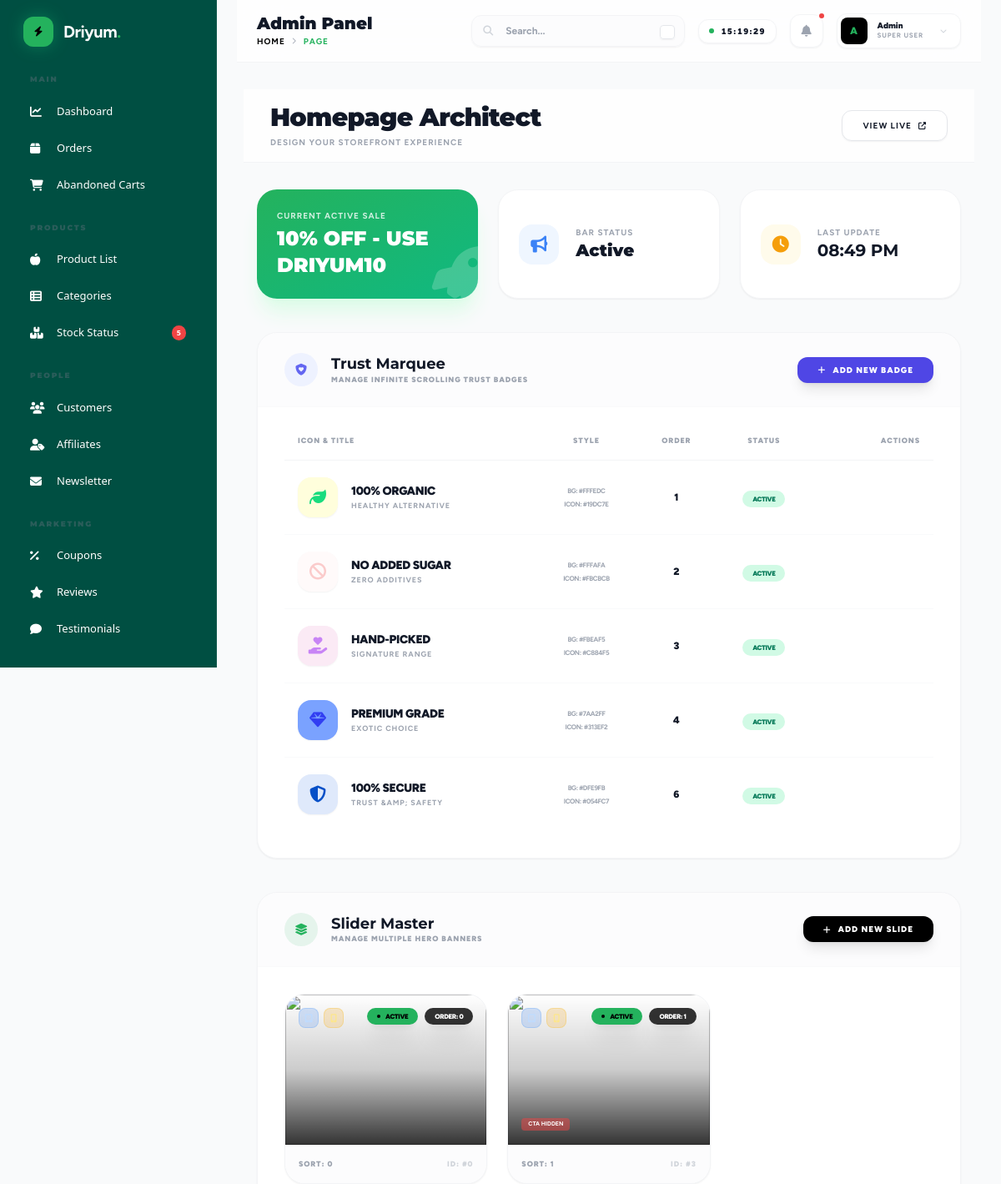
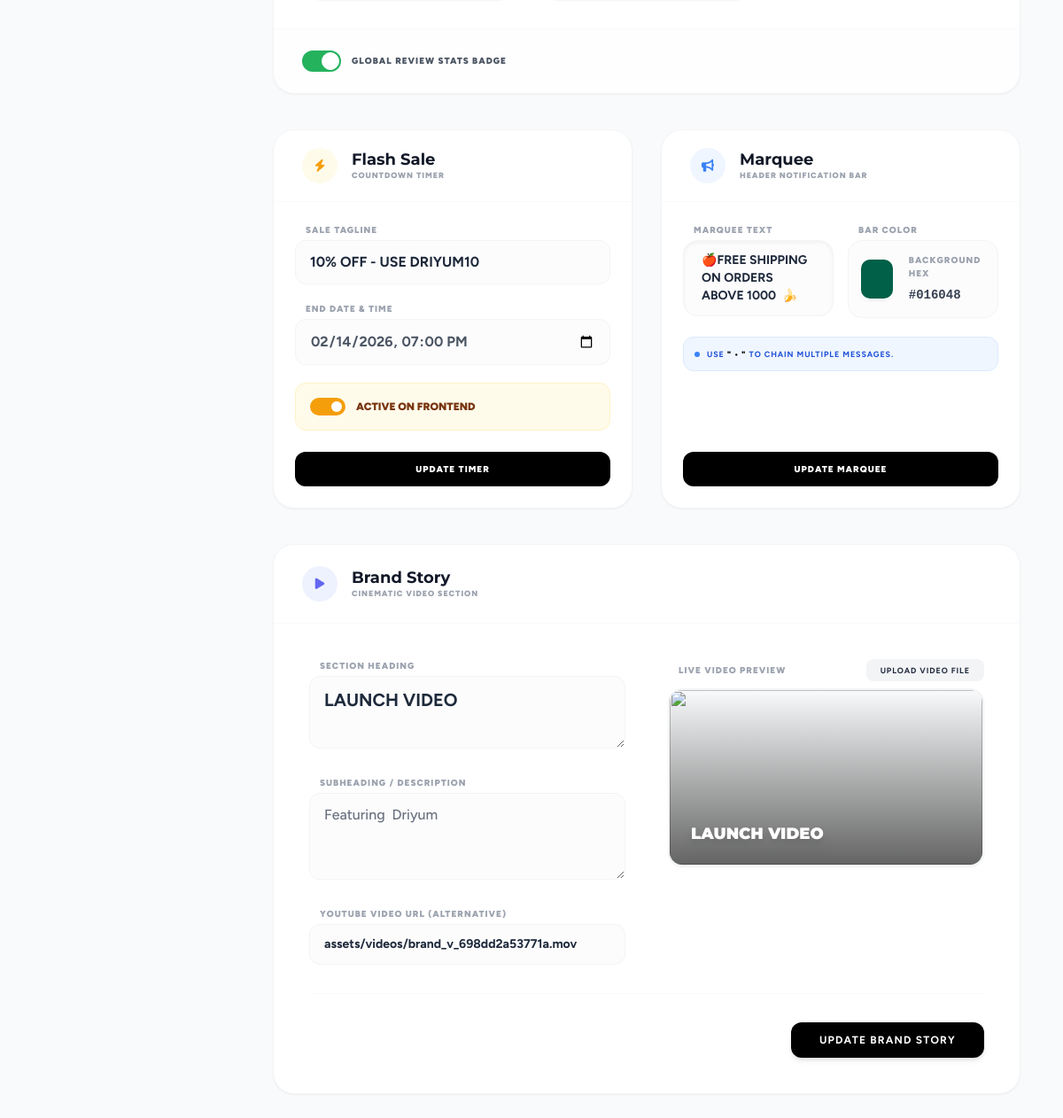
/admin/manage_home.php (signed in), run on the app's committed database (2 pictures, top to bottom).
### tables this page shows
CREATE TABLE `sale_countdowns` (
  `id` int(11) NOT NULL,
  `title` varchar(255) NOT NULL,
  `end_date` datetime NOT NULL,
  `is_active` tinyint(1) DEFAULT 1,
  `created_at` timestamp NOT NULL DEFAULT current_timestamp(),
  `updated_at` timestamp NOT NULL DEFAULT current_timestamp() ON UPDATE current_timestamp()
);

CREATE TABLE `trust_badges` (
  `id` int(11) NOT NULL,
  `icon` varchar(100) NOT NULL COMMENT 'Font Awesome class',
  `title` varchar(255) NOT NULL,
  `subtitle` varchar(255) DEFAULT NULL,
  `bg_color` varchar(50) DEFAULT 'bg-[#FFFEDC]' COMMENT 'Tailwind color class',
  `icon_color` varchar(50) DEFAULT 'text-[#19DC7E]' COMMENT 'Tailwind color class',
  `is_active` tinyint(1) DEFAULT 1,
  `sort_order` int(11) DEFAULT 0,
  `created_at` timestamp NOT NULL DEFAULT current_timestamp()
);

CREATE TABLE `settings` (
  `key` varchar(100) NOT NULL,
  `value` text DEFAULT NULL,
  `updated_at` timestamp NOT NULL DEFAULT current_timestamp() ON UPDATE current_timestamp()
);

CREATE TABLE `homepage_sections` (
  `id` int(11) NOT NULL,
  `section_name` varchar(50) NOT NULL,
  `heading` varchar(255) DEFAULT NULL,
  `subheading` text DEFAULT NULL,
  `media_url` varchar(255) DEFAULT NULL,
  `video_url` varchar(255) DEFAULT NULL,
  `cta_text` varchar(100) DEFAULT NULL,
  `cta_link` varchar(255) DEFAULT NULL,
  `updated_at` timestamp NOT NULL DEFAULT current_timestamp() ON UPDATE current_timestamp(),
  `show_media` tinyint(1) DEFAULT 1
);

### admin/manage_home.php (the view, shortened to what the rows shown need)
<?php
require_once '../config/database.php';
require_once '../includes/functions.php';
include 'includes/header.php';
$vid_sec = fetch_one("SELECT * FROM homepage_sections WHERE section_name = 'video_brand_story'");
$sale = fetch_one("SELECT * FROM sale_countdowns LIMIT 1");
$announcement_text = get_setting('announcement_text', '🚀 Free Shipping on All Orders Over ₹499 • 🌿 100% Organic & Natural');
$announcement_bg = get_setting('announcement_bg_color', '#004f42');
$trust_badges = fetch_all("SELECT * FROM trust_badges ORDER BY sort_order ASC");
?>
<div class="pb-20 anim-up">
    <div class="sticky top-20 z-40 bg-white/80 backdrop-blur-md border-b border-gray-100 py-4 mb-8 -mx-4 px-4 md:px-8 flex flex-col md:flex-row justify-between items-center gap-4">
        <div>
            <h1 class="text-3xl font-black text-gray-900 crimson-pro tracking-tight">Homepage Architect</h1>
        </div>
    </div>
    <div class="grid grid-cols-1 md:grid-cols-3 gap-6 mb-10">
        <div class="bg-gradient-to-br from-[#24B25D] to-[#10b981] p-6 rounded-3xl text-white shadow-xl shadow-green-100 relative overflow-hidden group">
            <div class="absolute -right-4 -bottom-4 text-7xl opacity-20 transform -rotate-12 group-hover:rotate-0 transition-transform duration-500">
                <i class="fas fa-rocket"></i>
            </div>
            <p class="text-white/80 font-bold uppercase text-[10px] tracking-widest mb-1">Current Active Sale</p>
            <h3 class="text-2xl font-black font-heading"><?php echo ($sale['is_active'] ?? 0) ? htmlspecialchars($sale['title']) : 'No Active Sale'; ?></h3>
        </div>
    </div>
    <div class="space-y-10">
        <div class="bg-white rounded-3xl shadow-sm border border-gray-100 overflow-hidden anim-up mb-10">
            <div class="p-8">
                <?php if(empty($trust_badges)): ?>
                    <div class="bg-indigo-50 rounded-2xl p-10 text-center border border-indigo-100/50">
                        <i class="fas fa-certificate text-4xl text-indigo-200 mb-4 block"></i>
                        <p class="text-xs font-bold text-indigo-800 uppercase tracking-widest">No Badges Defined</p>
                    </div>
                <?php else: ?>
                    <div class="overflow-x-auto">
                        <table class="w-full">
                            <thead>
                                <tr class="text-left border-b border-gray-100">
                                    <th class="pb-4 text-[9px] font-black text-gray-400 uppercase tracking-widest px-4">Icon & Title</th>
                                    <th class="pb-4 text-[9px] font-black text-gray-400 uppercase tracking-widest px-4 text-center">Style</th>
                                    <th class="pb-4 text-[9px] font-black text-gray-400 uppercase tracking-widest px-4 text-center">Order</th>
                                    <th class="pb-4 text-[9px] font-black text-gray-400 uppercase tracking-widest px-4 text-center">Status</th>
                                    <th class="pb-4 text-[9px] font-black text-gray-400 uppercase tracking-widest px-4 text-right">Actions</th>
                                </tr>
                            </thead>
                            <tbody class="divide-y divide-gray-50">
                                <?php foreach($trust_badges as $badge):
                                    $bg = str_contains($badge['bg_color'], '[') ? substr($badge['bg_color'], 4, 7) : $badge['bg_color'];
                                    $ic = str_contains($badge['icon_color'], '[') ? substr($badge['icon_color'], 6, 7) : $badge['icon_color'];
                                ?>
                                <tr class="group hover:bg-gray-50/50 transition-colors">
                                    <td class="py-5 px-4">
                                        <div class="flex items-center gap-4">
                                            <div class="w-12 h-12 rounded-2xl flex items-center justify-center shadow-sm" style="background-color: <?php echo $bg; ?>; color: <?php echo $ic; ?>;">
                                                <i class="<?php echo $badge['icon']; ?> text-xl"></i>
                                            </div>
                                            <div>
                                                <p class="text-sm font-black text-gray-900 tracking-tight uppercase"><?php echo htmlspecialchars($badge['title']); ?></p>
                                                <p class="text-[9px] font-bold text-gray-400 uppercase tracking-widest"><?php echo htmlspecialchars($badge['subtitle']); ?></p>
                                            </div>
                                        </div>
                                    </td>
                                    <td class="py-5 px-4 text-center">
                                        <div class="flex flex-col items-center gap-1">
                                            <span class="text-[8px] font-bold text-gray-400 uppercase tracking-tighter">BG: <?php echo $bg; ?></span>
                                            <span class="text-[8px] font-bold text-gray-400 uppercase tracking-tighter">Icon: <?php echo $ic; ?></span>
                                        </div>
                                    </td>
                                    <td class="py-5 px-4 text-center font-black text-xs text-gray-900"><?php echo $badge['sort_order']; ?></td>
                                    <td class="py-5 px-4 text-center">
                                        <form method="POST">
                                            <button type="submit" name="toggle_badge" class="px-3 py-1 rounded-full text-[8px] font-black uppercase tracking-tighter transition-all <?php echo $badge['is_active'] ? 'bg-emerald-100 text-emerald-700 hover:bg-emerald-200' : 'bg-gray-100 text-gray-500 hover:bg-gray-200'; ?>">
                                                <?php echo $badge['is_active'] ? 'Active' : 'Disabled'; ?>
                                            </button>
                                        </form>
                                    </td>
                                    <td class="py-5 px-4 text-right">
                                    </td>
                                </tr>
                                <?php endforeach; ?>
                            </tbody>
                        </table>
                    </div>
                <?php endif; ?>
            </div>
        </div>
        <div class="grid grid-cols-1 lg:grid-cols-2 gap-8">
            <div class="bg-white rounded-3xl shadow-sm border border-gray-100 overflow-hidden anim-up flex flex-col group hover:shadow-md transition-shadow">
                <form method="POST" class="p-6 flex-1 flex flex-col justify-between">
                    <div class="space-y-5">
                        <div class="space-y-1">
                            <label class="block text-[10px] font-black uppercase text-gray-400 ml-3 tracking-widest">Sale Tagline</label>
                            <input type="text" name="sale_title" value="<?php echo htmlspecialchars($sale['title'] ?? ''); ?>" class="w-full bg-gray-50/50 border border-gray-100 focus:border-amber-400 rounded-xl px-4 py-3 outline-none font-bold placeholder-gray-300" placeholder="e.g. MEGA HOLIDAY SALE!">
                        </div>
                        <div class="space-y-1">
                            <label class="block text-[10px] font-black uppercase text-gray-400 ml-3 tracking-widest">End Date & Time</label>
                            <input type="datetime-local" name="sale_end" value="<?php echo isset($sale['end_date']) ? date('Y-m-d\TH:i', strtotime($sale['end_date'])) : ''; ?>" class="w-full bg-gray-50/50 border border-gray-100 focus:border-amber-400 rounded-xl px-4 py-3 outline-none font-bold text-gray-600">
                        </div>
                    </div>
                </form>
            </div>
            <div class="bg-white rounded-3xl shadow-sm border border-gray-100 overflow-hidden anim-up flex flex-col group hover:shadow-md transition-shadow">
                <form method="POST" class="p-6 flex-1 flex flex-col">
                    <div class="space-y-4 flex-1">
                        <div class="grid grid-cols-1 md:grid-cols-2 gap-4">
                            <div class="space-y-1">
                                <label class="block text-[10px] font-black uppercase text-gray-400 ml-3 tracking-widest">Marquee Text</label>
                                <textarea name="announcement_text" rows="3" class="w-full bg-gray-50/50 border border-gray-100 focus:border-blue-500 focus:bg-white rounded-2xl px-5 py-3 outline-none transition-all font-bold shadow-inner resize-none text-sm" placeholder="Enter marquee text..."><?php echo htmlspecialchars($announcement_text); ?></textarea>
                            </div>
                            <div class="space-y-1">
                                <div class="bg-gray-50/50 border border-gray-100 rounded-2xl p-3 flex flex-col justify-center h-[calc(100%-1.5rem)]">
                                    <div class="flex items-center gap-4">
                                        <div class="relative w-12 h-12 rounded-xl overflow-hidden border-2 border-white shadow-sm">
                                            <input type="color" name="announcement_bg_color" id="ann_bg_input" value="<?php echo $announcement_bg; ?>" class="absolute inset-[-10px] w-[200%] h-[200%] cursor-pointer" oninput="document.getElementById('ann_bg_hex').innerText = this.value.toUpperCase()">
                                        </div>
                                        <div>
                                            <p class="text-[10px] font-black text-gray-400 uppercase tracking-widest mb-1">Background Hex</p>
                                            <code id="ann_bg_hex" class="text-sm font-bold text-gray-700"><?php echo strtoupper($announcement_bg); ?></code>
                                        </div>
                                    </div>
                                </div>
                            </div>
                        </div>
                    </div>
                </form>
            </div>
        </div>
        <div class="bg-white rounded-3xl shadow-sm border border-gray-100 overflow-hidden anim-up group hover:shadow-md transition-shadow">
            <form method="POST" enctype="multipart/form-data" class="p-6 md:p-10">
                <div class="grid grid-cols-1 lg:grid-cols-2 gap-12">
                    <div class="space-y-6">
                        <div class="space-y-1">
                            <label class="block text-[10px] font-black uppercase text-gray-400 ml-3 tracking-widest">Section Heading</label>
                            <textarea name="heading" rows="2" class="w-full bg-gray-50/50 border border-gray-100 focus:border-indigo-500 rounded-xl px-4 py-3 outline-none font-bold text-xl"><?php echo htmlspecialchars($vid_sec['heading']); ?></textarea>
                        </div>
                        <div class="space-y-1">
                            <label class="block text-[10px] font-black uppercase text-gray-400 ml-3 tracking-widest">Subheading / Description</label>
                            <textarea name="subheading" rows="3" class="w-full bg-gray-50/50 border border-gray-100 focus:border-indigo-500 rounded-xl px-4 py-3 outline-none font-medium text-gray-500"><?php echo htmlspecialchars($vid_sec['subheading']); ?></textarea>
                        </div>
                        <div class="space-y-1">
                            <label class="block text-[10px] font-black uppercase text-gray-400 ml-3 tracking-widest">YouTube Video URL (Alternative)</label>
                            <input type="text" name="video_url" value="<?php echo htmlspecialchars($vid_sec['video_url']); ?>" class="w-full bg-gray-50/50 border border-gray-100 focus:border-indigo-500 rounded-xl px-4 py-3 outline-none font-bold text-sm" placeholder="https://youtube.com/watch?v=...">
                        </div>
                    </div>
                    <div class="space-y-6">
                        <div class="space-y-1">
                            <div class="relative group aspect-video rounded-2xl overflow-hidden border-2 border-gray-100 bg-gray-50 shadow-sm">
                                <div class="absolute inset-0 flex flex-col justify-end p-6 z-20 pointer-events-none bg-gradient-to-t from-black/60 to-transparent">
                                    <h2 id="vid-head-preview" class="text-white font-black font-heading text-lg drop-shadow-lg leading-tight"><?php echo nl2br(htmlspecialchars($vid_sec['heading'])); ?></h2>
                                </div>
                            </div>
                        </div>
                    </div>
                </div>
            </form>
        </div>
    </div>
</div>
</body>
</html>

### data on the page
sale_countdowns: title "10% OFF - USE DRIYUM10", sale_title "10% OFF - USE DRIYUM10", sale_end "02/14/2026 19:00"
trust_badges: title "100% ORGANIC", subtitle "HEALTHY ALTERNATIVE", bg_color "#FFFEDC", icon_color "#19DC7E", sort_order "1", is_active "ACTIVE"
trust_badges: title "NO ADDED SUGAR", subtitle "ZERO ADDITIVES", bg_color "#FFFAFA", icon_color "#FBCBCB", sort_order "2", is_active "ACTIVE"
trust_badges: title "HAND-PICKED", subtitle "SIGNATURE RANGE", bg_color "#FBEAF5", icon_color "#C884F5", sort_order "3", is_active "ACTIVE"
trust_badges: title "PREMIUM GRADE", subtitle "EXOTIC CHOICE", bg_color "#7AA2FF", icon_color "#313EF2", sort_order "4", is_active "ACTIVE"
trust_badges: title "100% SECURE", subtitle "TRUST &AMP; SAFETY", bg_color "#DFE9FB", icon_color "#054FC7", sort_order "6", is_active "ACTIVE"
settings: announcement_text "🍎FREE SHIPPING ON ORDERS ABOVE 1000 🍌"
settings: announcement_bg_color "#016048", value "#016048"
homepage_sections: heading "LAUNCH VIDEO", subheading "Featuring Driyum", video_url "assets/videos/brand_v_698dd2a53771a.mov"

### other printed values
$low_stock_count "5"
$page_titles[$curr_page] "Admin Panel"
$page_titles[$curr_page] "PAGE"
$slide['sort_order'] "0"
$slide['id'] "0"
$slide['sort_order'] "1"
$slide['id'] "3"
